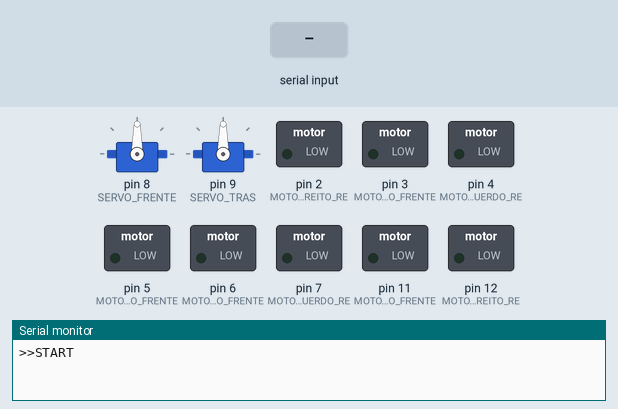
Simulated run of this sketch. Board: Arduino Uno, built with avr-gcc and run on an emulated ATmega328P. Parts: 2 × servo, switched loads named in the sketch (green lamp = pin HIGH), the last lines printed to the serial monitor. The inputs (shaded band) are chosen by the test bench.

Above: at 3.2 s.
3.3 s: "f" received over Serial
At 3.8 s:
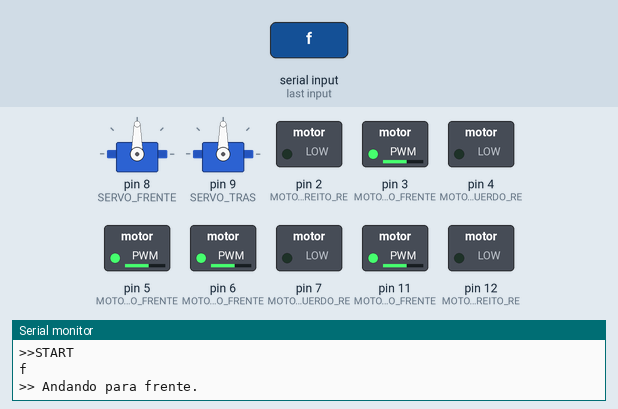
4.8 s: "t" received over Serial
At 6.0 s:
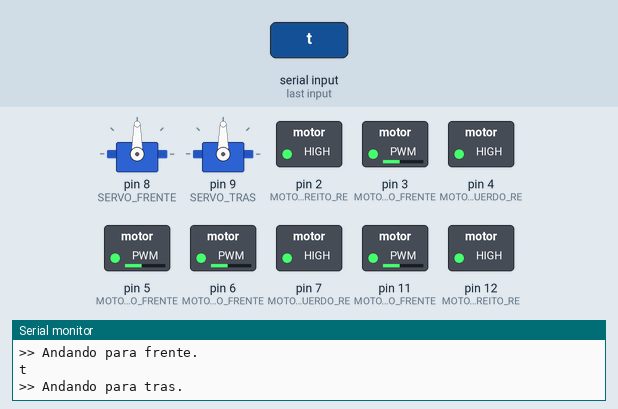
6.3 s: "d" received over Serial
At 7.3 s:
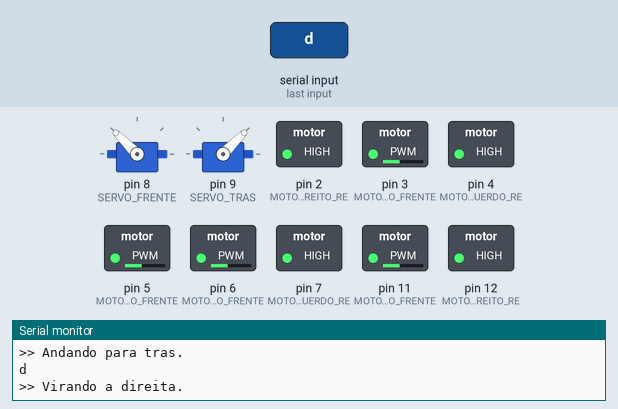
7.8 s: "p" received over Serial
At 8.5 s:
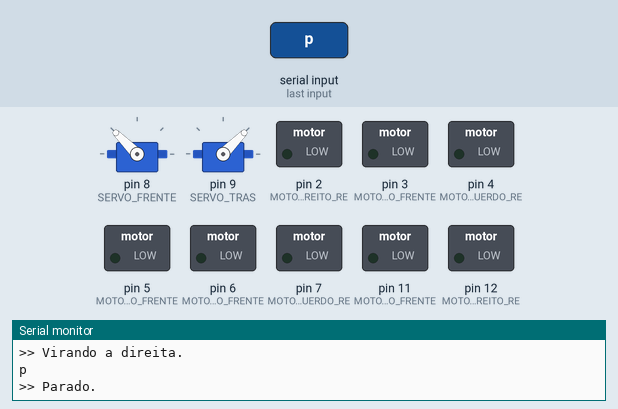
9.3 s: "e" received over Serial
At 9.6 s:
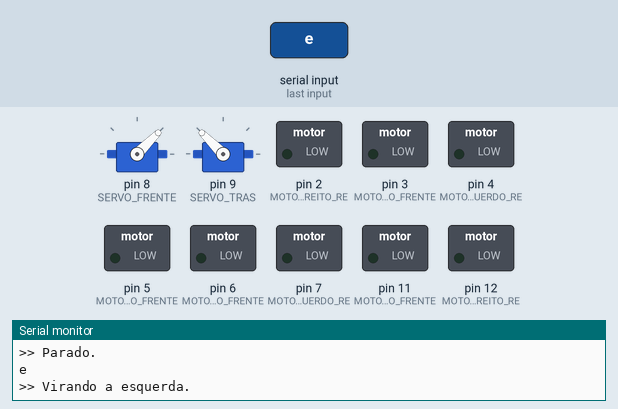
10.8 s: "f" received over Serial
At 11.9 s:
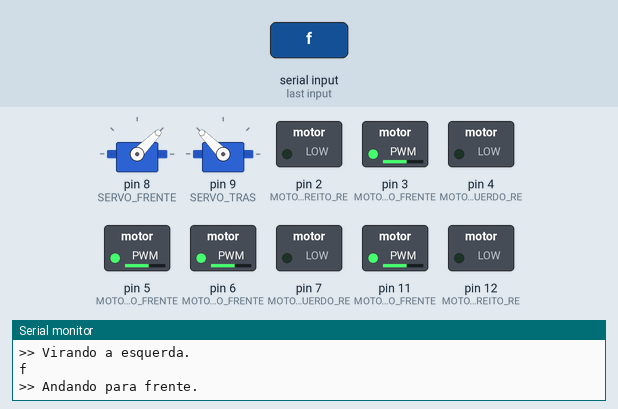
Timing chart, 0 to 13.3 s (numbered marks = the images above; inputs shaded):
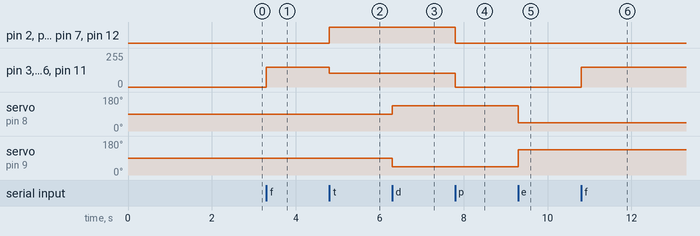

Measured:
- after the input at 3.3 s, pin 3 (MOTOR_DIREITO_FRENTE), pin 5 (MOTOR_ESQUERDO_FRENTE), pin 6 (MOTOR_CENTRAL_ESQUERDO_FRENTE), pin 11 (MOTOR_CENTRAL_DIREITO_FRENTE): 0/255 → 150/255 at once
- after the input at 4.8 s, pin 2 (MOTOR_DIREITO_RE), pin 4 (MOTOR_ESQUERDO_RE), pin 7 (MOTOR_CENTRAL_ESQUERDO_RE), pin 12 (MOTOR_CENTRAL_DIREITO_RE): LOW → HIGH at once; pin 3 (MOTOR_DIREITO_FRENTE), pin 5 (MOTOR_ESQUERDO_FRENTE), pin 6 (MOTOR_CENTRAL_ESQUERDO_FRENTE), pin 11 (MOTOR_CENTRAL_DIREITO_FRENTE): 150/255 → 105/255 at once
- after the input at 6.3 s, servo on pin 8 (SERVO_FRENTE): 90° → 135° at once; servo on pin 9 (SERVO_TRAS): 90° → 45° at once
- after the input at 7.8 s, pin 2 (MOTOR_DIREITO_RE), pin 4 (MOTOR_ESQUERDO_RE), pin 7 (MOTOR_CENTRAL_ESQUERDO_RE), pin 12 (MOTOR_CENTRAL_DIREITO_RE): HIGH → LOW at once; pin 3 (MOTOR_DIREITO_FRENTE), pin 5 (MOTOR_ESQUERDO_FRENTE), pin 6 (MOTOR_CENTRAL_ESQUERDO_FRENTE), pin 11 (MOTOR_CENTRAL_DIREITO_FRENTE): 105/255 → 0/255 at once
- after the input at 9.3 s, servo on pin 8 (SERVO_FRENTE): 135° → 45° at once; servo on pin 9 (SERVO_TRAS): 45° → 135° at once
- after the input at 10.8 s, pin 3 (MOTOR_DIREITO_FRENTE), pin 5 (MOTOR_ESQUERDO_FRENTE), pin 6 (MOTOR_CENTRAL_ESQUERDO_FRENTE), pin 11 (MOTOR_CENTRAL_DIREITO_FRENTE): 0/255 → 150/255 at once

The sketch:

curiosity.ino
```cpp
/*
 * Curisosity
 *
 * Controla o robô curiosity
 *
 * by Evans Picolo
 * Asthor Barden
 * 19/12/2019
 *
 * Novo:
 *   -  Alteração do pinos para solucionar o conflito servo x PWM
 *   -  Alteração do setup para iniciar com motores parados
 *
 */

// Bibliotecas
#include <Servo.h>


// Definição dos pinos dos motores
#define MOTOR_DIREITO_RE              2
#define MOTOR_DIREITO_FRENTE          3
#define MOTOR_ESQUERDO_RE             4
#define MOTOR_ESQUERDO_FRENTE         5
#define MOTOR_CENTRAL_DIREITO_RE      12
#define MOTOR_CENTRAL_DIREITO_FRENTE  11
#define MOTOR_CENTRAL_ESQUERDO_RE     7
#define MOTOR_CENTRAL_ESQUERDO_FRENTE 6


// Definição dos pinos dos servos
#define SERVO_FRENTE 8
#define SERVO_TRAS   9


// Definição da velocidade
#define VELOCIDADE 150   // na verdade, é o duty cicle (0 a 255)


// Definição do delay entre um loop e outro (estabilização)
#define TEMPO_ESTABILIZACAO 100    // ms


// Declaração dos servos
Servo servoFrente;
Servo servoTras;


// Variéveis
char inChar;   // para ler o BT


// Funções de controle dos motores

void para(){
  // Para todos o motores
  digitalWrite( MOTOR_DIREITO_RE              , LOW        );
  analogWrite ( MOTOR_DIREITO_FRENTE          , 0          );
  digitalWrite( MOTOR_ESQUERDO_RE             , LOW        );
  analogWrite ( MOTOR_ESQUERDO_FRENTE         , 0          );
  digitalWrite( MOTOR_CENTRAL_DIREITO_RE      , LOW        );
  analogWrite ( MOTOR_CENTRAL_DIREITO_FRENTE  , 0          );
  digitalWrite( MOTOR_CENTRAL_ESQUERDO_RE     , LOW        );
  analogWrite ( MOTOR_CENTRAL_ESQUERDO_FRENTE , 0          );
}

void re(){
  // More carrinho para trás
  // Usando complemento do duty cicle pois os pinos PWM agora são o bit negativo
  digitalWrite( MOTOR_DIREITO_RE              , HIGH             );
  analogWrite ( MOTOR_DIREITO_FRENTE          , 255 - VELOCIDADE );
  digitalWrite( MOTOR_ESQUERDO_RE             , HIGH             );
  analogWrite ( MOTOR_ESQUERDO_FRENTE         , 255 - VELOCIDADE );
  digitalWrite( MOTOR_CENTRAL_DIREITO_RE      , HIGH             );
  analogWrite ( MOTOR_CENTRAL_DIREITO_FRENTE  , 255 - VELOCIDADE );
  digitalWrite( MOTOR_CENTRAL_ESQUERDO_RE     , HIGH             );
  analogWrite ( MOTOR_CENTRAL_ESQUERDO_FRENTE , 255 - VELOCIDADE );
}

void frente(){
  // Move carrinho para frente
  digitalWrite( MOTOR_DIREITO_RE              , LOW        );
  analogWrite ( MOTOR_DIREITO_FRENTE          , VELOCIDADE );
  digitalWrite( MOTOR_ESQUERDO_RE             , LOW        );
  analogWrite ( MOTOR_ESQUERDO_FRENTE         , VELOCIDADE );
  digitalWrite( MOTOR_CENTRAL_DIREITO_RE      , LOW        );
  analogWrite ( MOTOR_CENTRAL_DIREITO_FRENTE  , VELOCIDADE );
  digitalWrite( MOTOR_CENTRAL_ESQUERDO_RE     , LOW        );
  analogWrite ( MOTOR_CENTRAL_ESQUERDO_FRENTE , VELOCIDADE );
}


// Funções de controle do servo

void viraFrente(){
  // Alinha os dois servos
  servoFrente.write(90);
  servoTras.write(90);
}


void viraDireita(){
  // Gira motores dianteiros para direita e traseiros para esquerda
  servoFrente.write(135);
  servoTras.write(45);
}


void viraEsquerda(){
  // Gira motores dianteiros para esquerda e traseiros para direita
  servoFrente.write(45);
  servoTras.write(135);
}


// Setup
void setup() {

  // Configura pinos dos motores
  pinMode(MOTOR_DIREITO_RE, OUTPUT);
  pinMode(MOTOR_DIREITO_FRENTE, OUTPUT);
  pinMode(MOTOR_ESQUERDO_RE, OUTPUT);
  pinMode(MOTOR_ESQUERDO_FRENTE, OUTPUT);
  pinMode(MOTOR_CENTRAL_DIREITO_RE, OUTPUT);
  pinMode(MOTOR_CENTRAL_DIREITO_FRENTE, OUTPUT);
  pinMode(MOTOR_CENTRAL_ESQUERDO_RE, OUTPUT);
  pinMode(MOTOR_CENTRAL_ESQUERDO_FRENTE, OUTPUT);

  // Define pinos dos servos
  servoFrente.attach(SERVO_FRENTE);
  servoTras.attach(SERVO_TRAS);

  //Inicia comunicação serial em 9600 b/s
  Serial.begin(9600);
  Serial.println("\n\n>>START");

  // Inicia parado e virado para frente
  para();
  viraFrente();

  // Espera um tempo antes de começar
  delay(2000);

}

// Loop
void loop() {

  // Verifica se chegou algo no serial buffer
  if(Serial.available()){
    // Lê um caracter e escreve ele de volta pro serial monitor
    inChar = Serial.read();
    Serial.println(inChar);

    // Verifica o que deve ser feito com o LED de acordo com o valor da caracter recebido
    if(inChar == 'p'){
      // Para motores
      para();
      Serial.println(">> Parado.");
    }
    else if (inChar == 'f'){
      // Motores para frente
      frente();
      Serial.println(">> Andando para frente.");
    }
    else if (inChar == 't'){
      // Motores para trás
      re();
      Serial.println(">> Andando para tras.");
    }
    else if (inChar == 'x'){
      // Servos para frente
      viraFrente();
      Serial.println(">> Virando a frente");
    }
    else if (inChar == 'd'){
      // Servos para direita
      viraDireita();
      Serial.println(">> Virando a direita.");
    }
    else if (inChar == 'e'){
      // Servos para esquerda
      viraEsquerda();
      Serial.println(">> Virando a esquerda.");
    }


    // Delay para estabilização
    delay(TEMPO_ESTABILIZACAO);
  }

}
```
